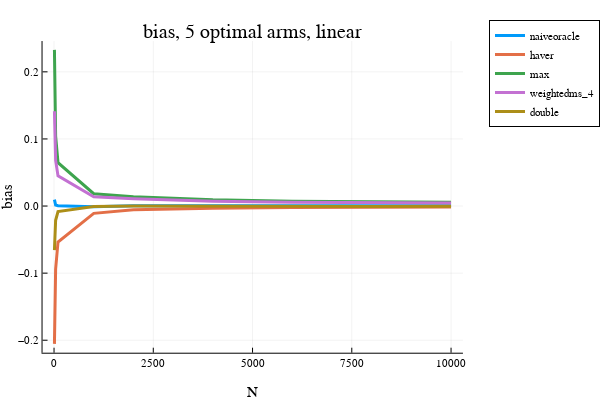

The notebook cell saved with this chart:
### Code cell
x = opt.N_ary
i = 1; plot(x, bias[:,i], label=estimator_names[i], linewidth=3)
i = 2; plot!(x, bias[:,i], label=estimator_names[i], linewidth=3)
# i = 3; plot!(x, bias[:,i], label=estimator_names[i], linewidth=3)
i = 4; plot!(x, bias[:,i], label=estimator_names[i], linewidth=3)
i = 5; plot!(x, bias[:,i], label=estimator_names[i], linewidth=3)
i = 6; plot!(x, bias[:,i], label=estimator_names[i], linewidth=3)
plot!(xlabel="N", ylabel="bias", legend=:outertopright)  
title!("bias, 5 optimal arms, linear")

### Figure 1 — Plotly figure (JSON) as saved in the notebook; plotly's stock layout.template omitted (floating-point values rounded to 4 significant figures)
{"data": [{"colorbar": {"title": {"text": ""}}, "legendgroup": "naiveoracle", "line": {"color": "rgba(0, 154, 250, 1.000)", "dash": "solid", "shape": "linear", "width": 3}, "mode": "lines", "name": "naiveoracle", "showlegend": true, "type": "scatter", "x": [10, 20, 40, 100, 1000, 2000, 4000, 6000, 8000, 10000], "xaxis": "x", "y": [0.009579, 0.002272, 0.001461, 0.0004929, -0.001059, 0.0004075, 0.0005265, 0.0005471, 0.0008722, 0.0005776], "yaxis": "y", "zmax": null, "zmin": null}, {"colorbar": {"title": {"text": ""}}, "legendgroup": "haver", "line": {"color": "rgba(227, 111, 71, 1.000)", "dash": "solid", "shape": "linear", "width": 3}, "mode": "lines", "name": "haver", "showlegend": true, "type": "scatter", "x": [10, 20, 40, 100, 1000, 2000, 4000, 6000, 8000, 10000], "xaxis": "x", "y": [-0.2054, -0.1411, -0.09407, -0.05359, -0.0109, -0.005521, -0.003191, -0.00224, -0.001547, -0.00128], "yaxis": "y", "zmax": null, "zmin": null}, {"colorbar": {"title": {"text": ""}}, "legendgroup": "max", "line": {"color": "rgba(62, 164, 78, 1.000)", "dash": "solid", "shape": "linear", "width": 3}, "mode": "lines", "name": "max", "showlegend": true, "type": "scatter", "x": [10, 20, 40, 100, 1000, 2000, 4000, 6000, 8000, 10000], "xaxis": "x", "y": [0.2328, 0.1595, 0.1043, 0.06452, 0.01831, 0.01383, 0.009209, 0.007204, 0.006364, 0.00557], "yaxis": "y", "zmax": null, "zmin": null}, {"colorbar": {"title": {"text": ""}}, "legendgroup": "weightedms_4", "line": {"color": "rgba(195, 113, 210, 1.000)", "dash": "solid", "shape": "linear", "width": 3}, "mode": "lines", "name": "weightedms_4", "showlegend": true, "type": "scatter", "x": [10, 20, 40, 100, 1000, 2000, 4000, 6000, 8000, 10000], "xaxis": "x", "y": [0.1411, 0.1022, 0.06798, 0.0452, 0.01378, 0.01079, 0.007141, 0.005615, 0.004971, 0.00436], "yaxis": "y", "zmax": null, "zmin": null}, {"colorbar": {"title": {"text": ""}}, "legendgroup": "double", "line": {"color": "rgba(172, 142, 24, 1.000)", "dash": "solid", "shape": "linear", "width": 3}, "mode": "lines", "name": "double", "showlegend": true, "type": "scatter", "x": [10, 20, 40, 100, 1000, 2000, 4000, 6000, 8000, 10000], "xaxis": "x", "y": [-0.06567, -0.03445, -0.0212, -0.008148, -0.0005889, 0.0001938, -0.0004572, -0.001068, -0.0007119, -0.0002953], "yaxis": "y", "zmax": null, "zmin": null}], "layout": {"annotations": [{"font": {"color": "rgba(0, 0, 0, 1)", "family": "sans-serif", "size": 20}, "rotation": 0, "showarrow": false, "text": "bias, 5 optimal arms, linear", "x": 0.5424, "xanchor": "center", "xref": "paper", "y": 1, "yanchor": "top", "yref": "paper"}], "height": 400, "legend": {"bgcolor": "rgba(255, 255, 255, 1.000)", "bordercolor": "rgba(0, 0, 0, 1)", "borderwidth": 1, "font": {"color": "rgba(0, 0, 0, 1)", "family": "sans-serif", "size": 11}, "title": {"font": {"color": "rgba(0, 0, 0, 1)", "family": "sans-serif", "size": 15}, "text": ""}, "tracegroupgap": 0, "traceorder": "normal", "x": 1.05, "xanchor": "upper", "y": 1, "yanchor": "right"}, "margin": {"b": 20, "l": 0, "r": 0, "t": 20}, "paper_bgcolor": "rgba(255, 255, 255, 1.000)", "plot_bgcolor": "rgba(255, 255, 255, 1.000)", "showlegend": true, "width": 600, "xaxis": {"anchor": "y", "domain": [0.09128, 0.9934], "gridcolor": "rgba(0, 0, 0, 0.1)", "gridwidth": 0.5, "linecolor": "rgba(0, 0, 0, 1)", "mirror": false, "range": [-289.7, 10300.0], "showgrid": true, "showline": true, "showticklabels": true, "tickangle": 0, "tickcolor": "rgb(0, 0, 0)", "tickfont": {"color": "rgba(0, 0, 0, 1)", "family": "sans-serif", "size": 11}, "tickmode": "array", "ticks": "inside", "ticktext": ["0", "2500", "5000", "7500", "10000"], "tickvals": [0, 2500, 5000, 7500, 10000], "title": {"font": {"color": "rgba(0, 0, 0, 1)", "family": "sans-serif", "size": 15}, "text": "N"}, "type": "linear", "visible": true, "zeroline": false, "zerolinecolor": "rgba(0, 0, 0, 1)"}, "yaxis": {"anchor": "x", "domain": [0.07581, 0.9415], "gridcolor": "rgba(0, 0, 0, 0.1)", "gridwidth": 0.5, "linecolor": "rgba(0, 0, 0, 1)", "mirror": false, "range": [-0.2186, 0.2459], "showgrid": true, "showline": true, "showticklabels": true, "tickangle": 0, "tickcolor": "rgb(0, 0, 0)", "tickfont": {"color": "rgba(0, 0, 0, 1)", "family": "sans-serif", "size": 11}, "tickmode": "array", "ticks": "inside", "ticktext": ["−0.2", "−0.1", "0.0", "0.1", "0.2"], "tickvals": [-0.2, -0.1, 0, 0.1, 0.2], "title": {"font": {"color": "rgba(0, 0, 0, 1)", "family": "sans-serif", "size": 15}, "text": "bias"}, "type": "linear", "visible": true, "zeroline": false, "zerolinecolor": "rgba(0, 0, 0, 1)"}}}
